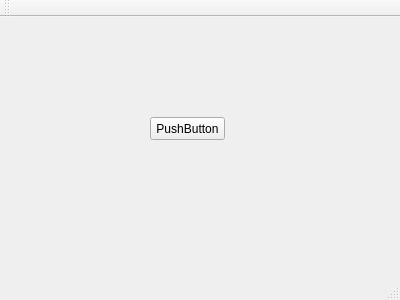
<?xml version="1.0" encoding="UTF-8"?>
<ui version="4.0">
 <class>MainWindow</class>
 <widget class="QMainWindow" name="MainWindow">
  <property name="geometry">
   <rect>
    <x>0</x>
    <y>0</y>
    <width>400</width>
    <height>300</height>
   </rect>
  </property>
  <property name="windowTitle">
   <string>MainWindow</string>
  </property>
  <widget class="QWidget" name="centralWidget">
   <widget class="QPushButton" name="pushButton">
    <property name="geometry">
     <rect>
      <x>150</x>
      <y>100</y>
      <width>75</width>
      <height>23</height>
     </rect>
    </property>
    <property name="text">
     <string>PushButton</string>
    </property>
   </widget>
  </widget>
  <widget class="QMenuBar" name="menuBar">
   <property name="geometry">
    <rect>
     <x>0</x>
     <y>0</y>
     <width>400</width>
     <height>18</height>
    </rect>
   </property>
  </widget>
  <widget class="QToolBar" name="mainToolBar">
   <attribute name="toolBarArea">
    <enum>TopToolBarArea</enum>
   </attribute>
   <attribute name="toolBarBreak">
    <bool>false</bool>
   </attribute>
  </widget>
  <widget class="QStatusBar" name="statusBar"/>
 </widget>
 <layoutdefault spacing="6" margin="11"/>
 <resources/>
 <connections/>
</ui>
